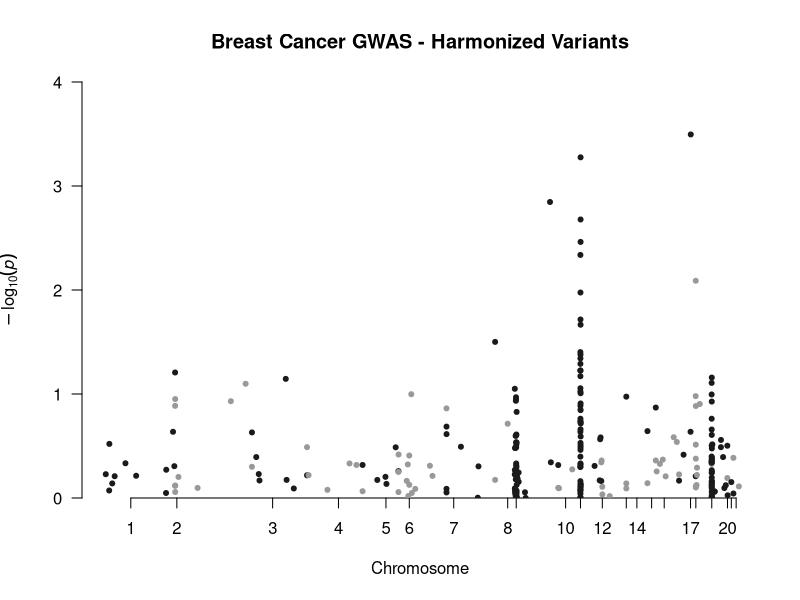
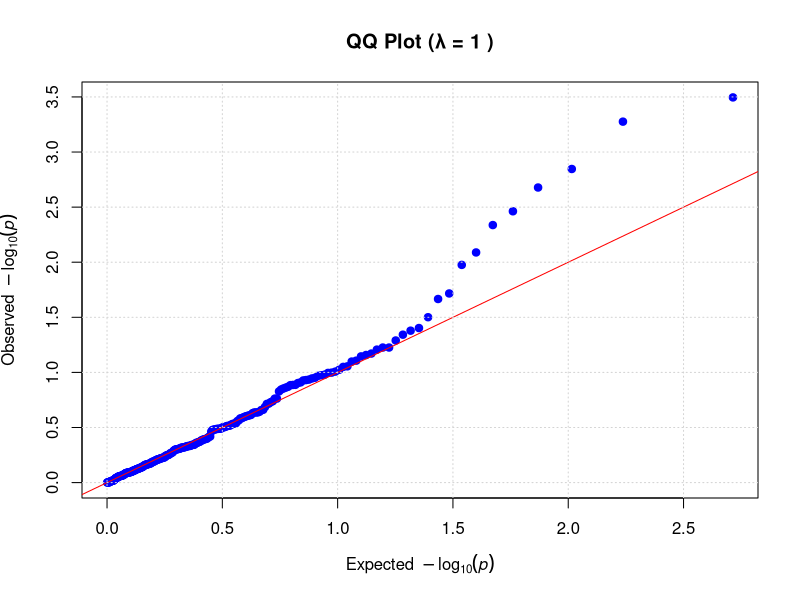
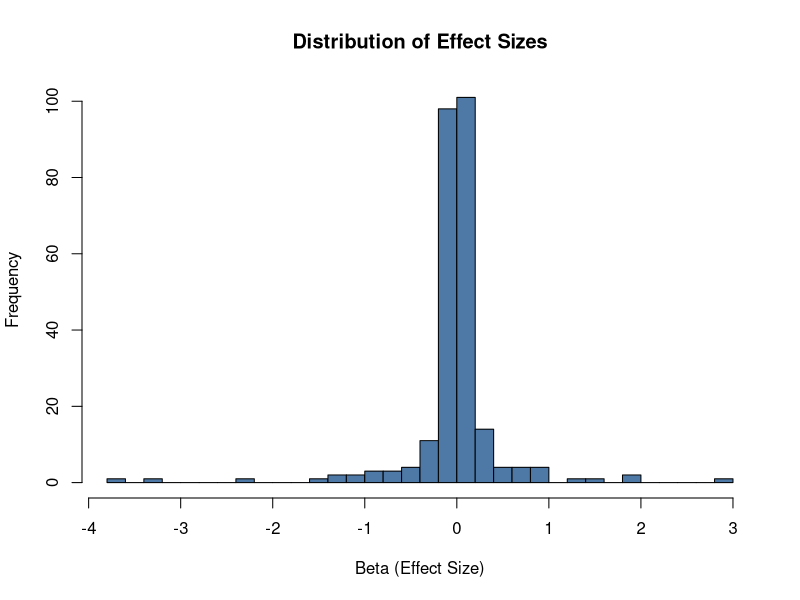

These charts were generated, in order, by the following R code:
#!/usr/bin/env Rscript

#install packages
#install.packages("qqman")
#install.packages("data.table")

#load packages
library(qqman)
library(data.table)

# Load harmonized data
gwas <- fread("results/harmonized_GC.tsv")

# 1. Manhattan Plot (All Chromosomes)
png("results/re-plots/manhattan.png", width=1200, height=400)
manhattan(gwas, chr="CHR", bp="POS", p="P_GC", snp="SNP",
          main="Breast Cancer GWAS - Harmonized Variants",
          suggestiveline=-log10(1e-5),
          genomewideline=-log10(5e-8))
dev.off()

# 2. QQ Plot (Check Inflation)
lambda <- median(qchisq(gwas$P_GC, df=1, lower.tail=F)) / qchisq(0.5, df=1)
png("results/re-plots/qqplot.png", width=600, height=600)
qq(gwas$P_GC, main=paste("QQ Plot (λ =", round(lambda, 3), ")"),
   col="blue", cex=1.5)
grid()
dev.off()

# 3. Effect Size Distribution
png("results/re-plots/effect_sizes.png", width=800, height=600)
hist(gwas$BETA, breaks=30, col="#4E79A7",
     main="Distribution of Effect Sizes",
     xlab="Beta (Effect Size)")
dev.off()
